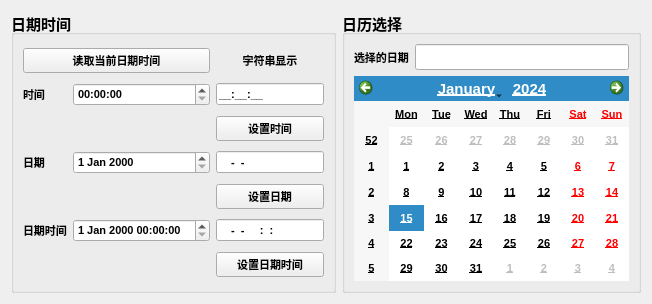
<?xml version="1.0" encoding="UTF-8"?>
<ui version="4.0">
 <class>Form</class>
 <widget class="QWidget" name="Form">
  <property name="geometry">
   <rect>
    <x>0</x>
    <y>0</y>
    <width>652</width>
    <height>300</height>
   </rect>
  </property>
  <property name="windowTitle">
   <string>Form</string>
  </property>
  <layout class="QHBoxLayout" name="horizontalLayout_2">
   <item>
    <layout class="QHBoxLayout" name="horizontalLayout">
     <item>
      <widget class="QGroupBox" name="groupBox">
       <property name="minimumSize">
        <size>
         <width>260</width>
         <height>282</height>
        </size>
       </property>
       <property name="maximumSize">
        <size>
         <width>350</width>
         <height>300</height>
        </size>
       </property>
       <property name="font">
        <font>
         <pointsize>11</pointsize>
         <weight>75</weight>
         <bold>true</bold>
        </font>
       </property>
       <property name="title">
        <string>日期时间</string>
       </property>
       <layout class="QGridLayout" name="gridLayout">
        <item row="5" column="0">
         <widget class="QLabel" name="label_3">
          <property name="font">
           <font>
            <pointsize>8</pointsize>
           </font>
          </property>
          <property name="text">
           <string>日期时间</string>
          </property>
         </widget>
        </item>
        <item row="1" column="1">
         <widget class="QTimeEdit" name="timeEdit">
          <property name="font">
           <font>
            <pointsize>8</pointsize>
           </font>
          </property>
         </widget>
        </item>
        <item row="5" column="2">
         <widget class="QLineEdit" name="editDateTime">
          <property name="font">
           <font>
            <pointsize>8</pointsize>
           </font>
          </property>
          <property name="inputMask">
           <string>9999-99-99 99:99:99</string>
          </property>
         </widget>
        </item>
        <item row="6" column="2">
         <widget class="QPushButton" name="btnSetDateTime">
          <property name="font">
           <font>
            <pointsize>8</pointsize>
           </font>
          </property>
          <property name="text">
           <string>设置日期时间</string>
          </property>
         </widget>
        </item>
        <item row="1" column="2">
         <widget class="QLineEdit" name="editTime">
          <property name="font">
           <font>
            <pointsize>8</pointsize>
           </font>
          </property>
          <property name="inputMask">
           <string>99:99:99;_</string>
          </property>
         </widget>
        </item>
        <item row="3" column="2">
         <widget class="QLineEdit" name="editDate">
          <property name="font">
           <font>
            <pointsize>8</pointsize>
           </font>
          </property>
          <property name="inputMask">
           <string>9999-99-99 </string>
          </property>
         </widget>
        </item>
        <item row="5" column="1">
         <widget class="QDateTimeEdit" name="dateTimeEdit">
          <property name="font">
           <font>
            <pointsize>8</pointsize>
           </font>
          </property>
         </widget>
        </item>
        <item row="0" column="0" colspan="2">
         <widget class="QPushButton" name="btnGetTime">
          <property name="font">
           <font>
            <pointsize>8</pointsize>
            <weight>75</weight>
            <bold>true</bold>
           </font>
          </property>
          <property name="text">
           <string>读取当前日期时间</string>
          </property>
         </widget>
        </item>
        <item row="3" column="0">
         <widget class="QLabel" name="label_2">
          <property name="font">
           <font>
            <pointsize>8</pointsize>
           </font>
          </property>
          <property name="text">
           <string>日期</string>
          </property>
         </widget>
        </item>
        <item row="4" column="2">
         <widget class="QPushButton" name="btnSetDate">
          <property name="font">
           <font>
            <pointsize>8</pointsize>
            <weight>75</weight>
            <bold>true</bold>
           </font>
          </property>
          <property name="text">
           <string>设置日期</string>
          </property>
         </widget>
        </item>
        <item row="1" column="0">
         <widget class="QLabel" name="label">
          <property name="font">
           <font>
            <pointsize>8</pointsize>
           </font>
          </property>
          <property name="text">
           <string>时间</string>
          </property>
         </widget>
        </item>
        <item row="3" column="1">
         <widget class="QDateEdit" name="dateEdit">
          <property name="font">
           <font>
            <pointsize>8</pointsize>
           </font>
          </property>
         </widget>
        </item>
        <item row="0" column="2">
         <widget class="QLabel" name="label_4">
          <property name="font">
           <font>
            <pointsize>8</pointsize>
           </font>
          </property>
          <property name="layoutDirection">
           <enum>Qt::LeftToRight</enum>
          </property>
          <property name="text">
           <string>字符串显示</string>
          </property>
          <property name="alignment">
           <set>Qt::AlignCenter</set>
          </property>
         </widget>
        </item>
        <item row="2" column="2">
         <widget class="QPushButton" name="btnSetTime">
          <property name="font">
           <font>
            <pointsize>8</pointsize>
            <weight>75</weight>
            <bold>true</bold>
           </font>
          </property>
          <property name="text">
           <string>设置时间</string>
          </property>
         </widget>
        </item>
       </layout>
      </widget>
     </item>
     <item>
      <widget class="QGroupBox" name="groupBox_2">
       <property name="minimumSize">
        <size>
         <width>248</width>
         <height>282</height>
        </size>
       </property>
       <property name="maximumSize">
        <size>
         <width>300</width>
         <height>300</height>
        </size>
       </property>
       <property name="font">
        <font>
         <pointsize>11</pointsize>
         <weight>75</weight>
         <bold>true</bold>
        </font>
       </property>
       <property name="title">
        <string>日历选择</string>
       </property>
       <layout class="QVBoxLayout" name="verticalLayout_2">
        <item>
         <layout class="QVBoxLayout" name="verticalLayout">
          <item>
           <layout class="QHBoxLayout" name="horizontalLayout_3">
            <item>
             <widget class="QLabel" name="label_5">
              <property name="font">
               <font>
                <pointsize>8</pointsize>
               </font>
              </property>
              <property name="text">
               <string>选择的日期</string>
              </property>
             </widget>
            </item>
            <item>
             <widget class="QLineEdit" name="editCalendar"/>
            </item>
           </layout>
          </item>
          <item>
           <widget class="QCalendarWidget" name="calendarWidget">
            <property name="font">
             <font>
              <pointsize>8</pointsize>
              <weight>75</weight>
              <bold>true</bold>
              <underline>true</underline>
              <kerning>true</kerning>
             </font>
            </property>
           </widget>
          </item>
         </layout>
        </item>
       </layout>
      </widget>
     </item>
    </layout>
   </item>
  </layout>
 </widget>
 <resources/>
 <connections/>
</ui>
